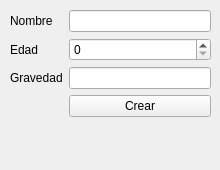
<?xml version="1.0" encoding="UTF-8"?>
<ui version="4.0">
 <class>Form</class>
 <widget class="QWidget" name="Form">
  <property name="geometry">
   <rect>
    <x>0</x>
    <y>0</y>
    <width>220</width>
    <height>170</height>
   </rect>
  </property>
  <property name="sizePolicy">
   <sizepolicy hsizetype="Fixed" vsizetype="Fixed">
    <horstretch>0</horstretch>
    <verstretch>1</verstretch>
   </sizepolicy>
  </property>
  <property name="minimumSize">
   <size>
    <width>220</width>
    <height>170</height>
   </size>
  </property>
  <property name="maximumSize">
   <size>
    <width>220</width>
    <height>170</height>
   </size>
  </property>
  <property name="windowTitle">
   <string>Form</string>
  </property>
  <widget class="QWidget" name="verticalLayoutWidget">
   <property name="geometry">
    <rect>
     <x>10</x>
     <y>10</y>
     <width>201</width>
     <height>152</height>
    </rect>
   </property>
   <layout class="QVBoxLayout" name="LayoutGeneral">
    <item>
     <layout class="QFormLayout" name="LayoutForm">
      <item row="0" column="0">
       <widget class="QLabel" name="label_nombre">
        <property name="text">
         <string>Nombre</string>
        </property>
       </widget>
      </item>
      <item row="1" column="0">
       <widget class="QLabel" name="label_edad">
        <property name="text">
         <string>Edad</string>
        </property>
       </widget>
      </item>
      <item row="2" column="0">
       <widget class="QLabel" name="label_gravedad">
        <property name="text">
         <string>Gravedad</string>
        </property>
       </widget>
      </item>
      <item row="0" column="1">
       <widget class="QLineEdit" name="edit_nombre"/>
      </item>
      <item row="2" column="1">
       <widget class="QLineEdit" name="edit_gravedad"/>
      </item>
      <item row="3" column="1">
       <widget class="QPushButton" name="boton_crear">
        <property name="text">
         <string>Crear</string>
        </property>
       </widget>
      </item>
      <item row="1" column="1">
       <widget class="QSpinBox" name="spin_edad"/>
      </item>
     </layout>
    </item>
   </layout>
  </widget>
 </widget>
 <resources/>
 <connections/>
</ui>
